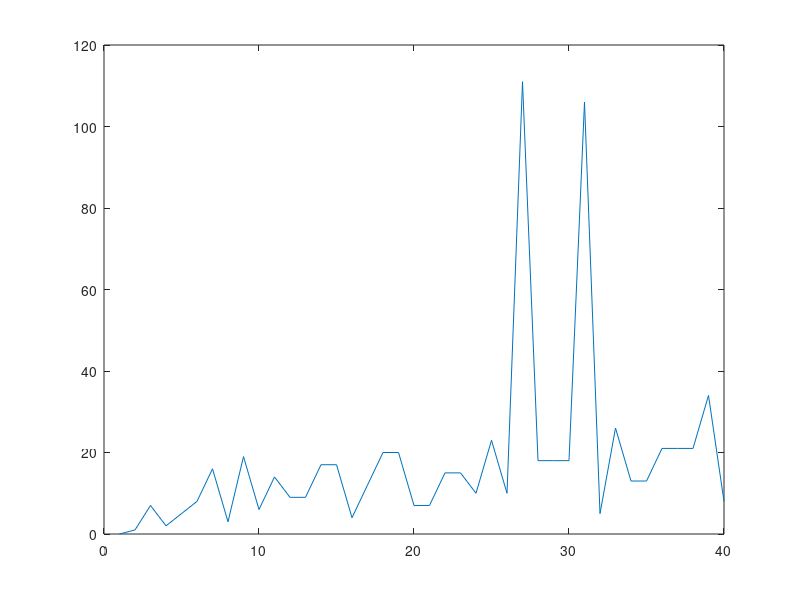

Reproduce this figure in MATLAB.
clc
clear all
x=input('Enter the number less than 50');
i=0;
while(x>1)
    if(rem(x,2)==0)
        x=x/2;
    else
        x=3*x+1;
    end
%    disp(x)
    i=i+1 ;
    X(i)=x;
end
%plot(X)
for n=1:40
    x=n;j=0;
    while(x>1)
        if(rem(x,2)==0)
            x=x/2;
        else
            x=3*x+1;
        end
        j=j+1;
    end
    disp(j);
   Y(n)=j;
end
plot(Y)
    
    

